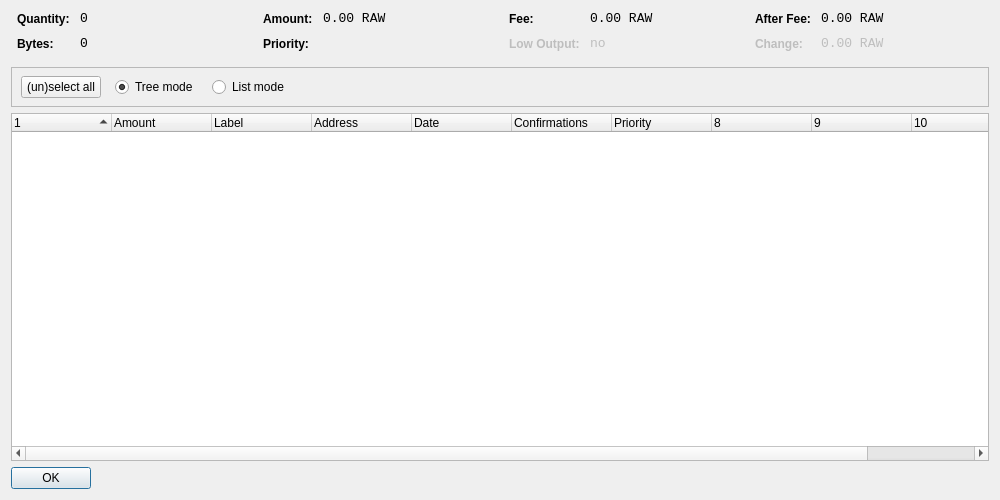
<?xml version="1.0" encoding="UTF-8"?>
<ui version="4.0">
 <class>CoinControlDialog</class>
 <widget class="QDialog" name="CoinControlDialog">
  <property name="geometry">
   <rect>
    <x>0</x>
    <y>0</y>
    <width>1000</width>
    <height>500</height>
   </rect>
  </property>
  <property name="windowTitle">
   <string>Coin Control</string>
  </property>
  <layout class="QVBoxLayout" name="verticalLayout">
   <item>
    <layout class="QHBoxLayout" name="horizontalLayoutTop" stretch="0,0,0,0">
     <property name="topMargin">
      <number>0</number>
     </property>
     <property name="bottomMargin">
      <number>10</number>
     </property>
     <item>
      <layout class="QFormLayout" name="formLayoutCoinControl1">
       <property name="horizontalSpacing">
        <number>10</number>
       </property>
       <property name="verticalSpacing">
        <number>10</number>
       </property>
       <property name="leftMargin">
        <number>6</number>
       </property>
       <property name="rightMargin">
        <number>6</number>
       </property>
       <item row="0" column="0">
        <widget class="QLabel" name="labelCoinControlQuantityText">
         <property name="styleSheet">
          <string notr="true">font-weight:bold;</string>
         </property>
         <property name="text">
          <string>Quantity:</string>
         </property>
        </widget>
       </item>
       <item row="0" column="1">
        <widget class="QLabel" name="labelCoinControlQuantity">
         <property name="font">
          <font>
           <family>Monospace</family>
           <pointsize>10</pointsize>
          </font>
         </property>
         <property name="cursor">
          <cursorShape>IBeamCursor</cursorShape>
         </property>
         <property name="contextMenuPolicy">
          <enum>Qt::ActionsContextMenu</enum>
         </property>
         <property name="text">
          <string notr="true">0</string>
         </property>
         <property name="textInteractionFlags">
          <set>Qt::LinksAccessibleByMouse|Qt::TextSelectableByKeyboard|Qt::TextSelectableByMouse</set>
         </property>
        </widget>
       </item>
       <item row="1" column="0">
        <widget class="QLabel" name="labelCoinControlBytesText">
         <property name="styleSheet">
          <string notr="true">font-weight:bold;</string>
         </property>
         <property name="text">
          <string>Bytes:</string>
         </property>
        </widget>
       </item>
       <item row="1" column="1">
        <widget class="QLabel" name="labelCoinControlBytes">
         <property name="font">
          <font>
           <family>Monospace</family>
           <pointsize>10</pointsize>
          </font>
         </property>
         <property name="cursor">
          <cursorShape>IBeamCursor</cursorShape>
         </property>
         <property name="contextMenuPolicy">
          <enum>Qt::ActionsContextMenu</enum>
         </property>
         <property name="text">
          <string notr="true">0</string>
         </property>
         <property name="textInteractionFlags">
          <set>Qt::LinksAccessibleByMouse|Qt::TextSelectableByKeyboard|Qt::TextSelectableByMouse</set>
         </property>
        </widget>
       </item>
      </layout>
     </item>
     <item>
      <layout class="QFormLayout" name="formLayoutCoinControl2">
       <property name="horizontalSpacing">
        <number>10</number>
       </property>
       <property name="verticalSpacing">
        <number>10</number>
       </property>
       <property name="leftMargin">
        <number>6</number>
       </property>
       <property name="rightMargin">
        <number>6</number>
       </property>
       <item row="0" column="0">
        <widget class="QLabel" name="labelCoinControlAmountText">
         <property name="styleSheet">
          <string notr="true">font-weight:bold;</string>
         </property>
         <property name="text">
          <string>Amount:</string>
         </property>
        </widget>
       </item>
       <item row="0" column="1">
        <widget class="QLabel" name="labelCoinControlAmount">
         <property name="font">
          <font>
           <family>Monospace</family>
           <pointsize>10</pointsize>
          </font>
         </property>
         <property name="cursor">
          <cursorShape>IBeamCursor</cursorShape>
         </property>
         <property name="contextMenuPolicy">
          <enum>Qt::ActionsContextMenu</enum>
         </property>
         <property name="text">
          <string notr="true">0.00 RAW</string>
         </property>
         <property name="textInteractionFlags">
          <set>Qt::LinksAccessibleByMouse|Qt::TextSelectableByKeyboard|Qt::TextSelectableByMouse</set>
         </property>
        </widget>
       </item>
       <item row="1" column="0">
        <widget class="QLabel" name="labelCoinControlPriorityText">
         <property name="styleSheet">
          <string notr="true">font-weight:bold;</string>
         </property>
         <property name="text">
          <string>Priority:</string>
         </property>
        </widget>
       </item>
       <item row="1" column="1">
        <widget class="QLabel" name="labelCoinControlPriority">
         <property name="font">
          <font>
           <family>Monospace</family>
           <pointsize>10</pointsize>
          </font>
         </property>
         <property name="cursor">
          <cursorShape>IBeamCursor</cursorShape>
         </property>
         <property name="contextMenuPolicy">
          <enum>Qt::ActionsContextMenu</enum>
         </property>
         <property name="text">
          <string/>
         </property>
         <property name="textInteractionFlags">
          <set>Qt::LinksAccessibleByMouse|Qt::TextSelectableByKeyboard|Qt::TextSelectableByMouse</set>
         </property>
        </widget>
       </item>
      </layout>
     </item>
     <item>
      <layout class="QFormLayout" name="formLayoutCoinControl3">
       <property name="horizontalSpacing">
        <number>10</number>
       </property>
       <property name="verticalSpacing">
        <number>10</number>
       </property>
       <property name="leftMargin">
        <number>6</number>
       </property>
       <property name="rightMargin">
        <number>6</number>
       </property>
       <item row="0" column="0">
        <widget class="QLabel" name="labelCoinControlFeeText">
         <property name="styleSheet">
          <string notr="true">font-weight:bold;</string>
         </property>
         <property name="text">
          <string>Fee:</string>
         </property>
        </widget>
       </item>
       <item row="0" column="1">
        <widget class="QLabel" name="labelCoinControlFee">
         <property name="font">
          <font>
           <family>Monospace</family>
           <pointsize>10</pointsize>
          </font>
         </property>
         <property name="cursor">
          <cursorShape>IBeamCursor</cursorShape>
         </property>
         <property name="contextMenuPolicy">
          <enum>Qt::ActionsContextMenu</enum>
         </property>
         <property name="text">
          <string notr="true">0.00 RAW</string>
         </property>
         <property name="textInteractionFlags">
          <set>Qt::LinksAccessibleByMouse|Qt::TextSelectableByKeyboard|Qt::TextSelectableByMouse</set>
         </property>
        </widget>
       </item>
       <item row="1" column="0">
        <widget class="QLabel" name="labelCoinControlLowOutputText">
         <property name="enabled">
          <bool>false</bool>
         </property>
         <property name="styleSheet">
          <string notr="true">font-weight:bold;</string>
         </property>
         <property name="text">
          <string>Low Output:</string>
         </property>
        </widget>
       </item>
       <item row="1" column="1">
        <widget class="QLabel" name="labelCoinControlLowOutput">
         <property name="enabled">
          <bool>false</bool>
         </property>
         <property name="font">
          <font>
           <family>Monospace</family>
           <pointsize>10</pointsize>
          </font>
         </property>
         <property name="cursor">
          <cursorShape>IBeamCursor</cursorShape>
         </property>
         <property name="contextMenuPolicy">
          <enum>Qt::ActionsContextMenu</enum>
         </property>
         <property name="text">
          <string notr="true">no</string>
         </property>
         <property name="textInteractionFlags">
          <set>Qt::LinksAccessibleByMouse|Qt::TextSelectableByKeyboard|Qt::TextSelectableByMouse</set>
         </property>
        </widget>
       </item>
      </layout>
     </item>
     <item>
      <layout class="QFormLayout" name="formLayoutCoinControl4">
       <property name="horizontalSpacing">
        <number>10</number>
       </property>
       <property name="verticalSpacing">
        <number>10</number>
       </property>
       <property name="leftMargin">
        <number>6</number>
       </property>
       <property name="rightMargin">
        <number>6</number>
       </property>
       <item row="0" column="0">
        <widget class="QLabel" name="labelCoinControlAfterFeeText">
         <property name="styleSheet">
          <string notr="true">font-weight:bold;</string>
         </property>
         <property name="text">
          <string>After Fee:</string>
         </property>
        </widget>
       </item>
       <item row="0" column="1">
        <widget class="QLabel" name="labelCoinControlAfterFee">
         <property name="font">
          <font>
           <family>Monospace</family>
           <pointsize>10</pointsize>
          </font>
         </property>
         <property name="cursor">
          <cursorShape>IBeamCursor</cursorShape>
         </property>
         <property name="contextMenuPolicy">
          <enum>Qt::ActionsContextMenu</enum>
         </property>
         <property name="text">
          <string notr="true">0.00 RAW</string>
         </property>
         <property name="textInteractionFlags">
          <set>Qt::LinksAccessibleByMouse|Qt::TextSelectableByKeyboard|Qt::TextSelectableByMouse</set>
         </property>
        </widget>
       </item>
       <item row="1" column="0">
        <widget class="QLabel" name="labelCoinControlChangeText">
         <property name="enabled">
          <bool>false</bool>
         </property>
         <property name="styleSheet">
          <string notr="true">font-weight:bold;</string>
         </property>
         <property name="text">
          <string>Change:</string>
         </property>
        </widget>
       </item>
       <item row="1" column="1">
        <widget class="QLabel" name="labelCoinControlChange">
         <property name="enabled">
          <bool>false</bool>
         </property>
         <property name="font">
          <font>
           <family>Monospace</family>
           <pointsize>10</pointsize>
          </font>
         </property>
         <property name="cursor">
          <cursorShape>IBeamCursor</cursorShape>
         </property>
         <property name="contextMenuPolicy">
          <enum>Qt::ActionsContextMenu</enum>
         </property>
         <property name="text">
          <string notr="true">0.00 RAW</string>
         </property>
         <property name="textInteractionFlags">
          <set>Qt::LinksAccessibleByMouse|Qt::TextSelectableByKeyboard|Qt::TextSelectableByMouse</set>
         </property>
        </widget>
       </item>
      </layout>
     </item>
    </layout>
   </item>
   <item>
    <widget class="QFrame" name="frame">
     <property name="minimumSize">
      <size>
       <width>0</width>
       <height>40</height>
      </size>
     </property>
     <property name="frameShape">
      <enum>QFrame::StyledPanel</enum>
     </property>
     <property name="frameShadow">
      <enum>QFrame::Sunken</enum>
     </property>
     <widget class="QWidget" name="horizontalLayoutWidget">
      <property name="geometry">
       <rect>
        <x>10</x>
        <y>0</y>
        <width>781</width>
        <height>41</height>
       </rect>
      </property>
      <layout class="QHBoxLayout" name="horizontalLayoutPanel" stretch="0,0,0,0,0">
       <property name="spacing">
        <number>14</number>
       </property>
       <item>
        <widget class="QPushButton" name="pushButtonSelectAll">
         <property name="sizePolicy">
          <sizepolicy hsizetype="Maximum" vsizetype="Fixed">
           <horstretch>0</horstretch>
           <verstretch>0</verstretch>
          </sizepolicy>
         </property>
         <property name="text">
          <string>(un)select all</string>
         </property>
        </widget>
       </item>
       <item>
        <widget class="QRadioButton" name="radioTreeMode">
         <property name="sizePolicy">
          <sizepolicy hsizetype="Maximum" vsizetype="Fixed">
           <horstretch>0</horstretch>
           <verstretch>0</verstretch>
          </sizepolicy>
         </property>
         <property name="text">
          <string>Tree mode</string>
         </property>
         <property name="checked">
          <bool>true</bool>
         </property>
        </widget>
       </item>
       <item>
        <widget class="QRadioButton" name="radioListMode">
         <property name="sizePolicy">
          <sizepolicy hsizetype="Maximum" vsizetype="Fixed">
           <horstretch>0</horstretch>
           <verstretch>0</verstretch>
          </sizepolicy>
         </property>
         <property name="text">
          <string>List mode</string>
         </property>
        </widget>
       </item>
       <item>
        <spacer name="horizontalSpacer">
         <property name="orientation">
          <enum>Qt::Horizontal</enum>
         </property>
         <property name="sizeHint" stdset="0">
          <size>
           <width>40</width>
           <height>20</height>
          </size>
         </property>
        </spacer>
       </item>
      </layout>
     </widget>
    </widget>
   </item>
   <item>
    <widget class="CoinControlTreeWidget" name="treeWidget">
     <property name="contextMenuPolicy">
      <enum>Qt::CustomContextMenu</enum>
     </property>
     <property name="sortingEnabled">
      <bool>false</bool>
     </property>
     <property name="columnCount">
      <number>11</number>
     </property>
     <attribute name="headerShowSortIndicator" stdset="0">
      <bool>true</bool>
     </attribute>
     <attribute name="headerStretchLastSection">
      <bool>false</bool>
     </attribute>
     <column>
      <property name="text">
       <string/>
      </property>
     </column>
     <column>
      <property name="text">
       <string>Amount</string>
      </property>
     </column>
     <column>
      <property name="text">
       <string>Label</string>
      </property>
     </column>
     <column>
      <property name="text">
       <string>Address</string>
      </property>
     </column>
     <column>
      <property name="text">
       <string>Date</string>
      </property>
     </column>
     <column>
      <property name="text">
       <string>Confirmations</string>
      </property>
      <property name="toolTip">
       <string>Confirmed</string>
      </property>
     </column>
     <column>
      <property name="text">
       <string>Priority</string>
      </property>
     </column>
     <column>
      <property name="text">
       <string/>
      </property>
     </column>
     <column>
      <property name="text">
       <string/>
      </property>
     </column>
     <column>
      <property name="text">
       <string/>
      </property>
     </column>
     <column>
      <property name="text">
       <string/>
      </property>
     </column>
    </widget>
   </item>
   <item>
    <widget class="QDialogButtonBox" name="buttonBox">
     <property name="sizePolicy">
      <sizepolicy hsizetype="Maximum" vsizetype="Fixed">
       <horstretch>0</horstretch>
       <verstretch>0</verstretch>
      </sizepolicy>
     </property>
     <property name="orientation">
      <enum>Qt::Horizontal</enum>
     </property>
     <property name="standardButtons">
      <set>QDialogButtonBox::Ok</set>
     </property>
    </widget>
   </item>
  </layout>
 </widget>
 <customwidgets>
  <customwidget>
   <class>CoinControlTreeWidget</class>
   <extends>QTreeWidget</extends>
   <header>coincontroltreewidget.h</header>
  </customwidget>
 </customwidgets>
 <resources/>
 <connections/>
</ui>
